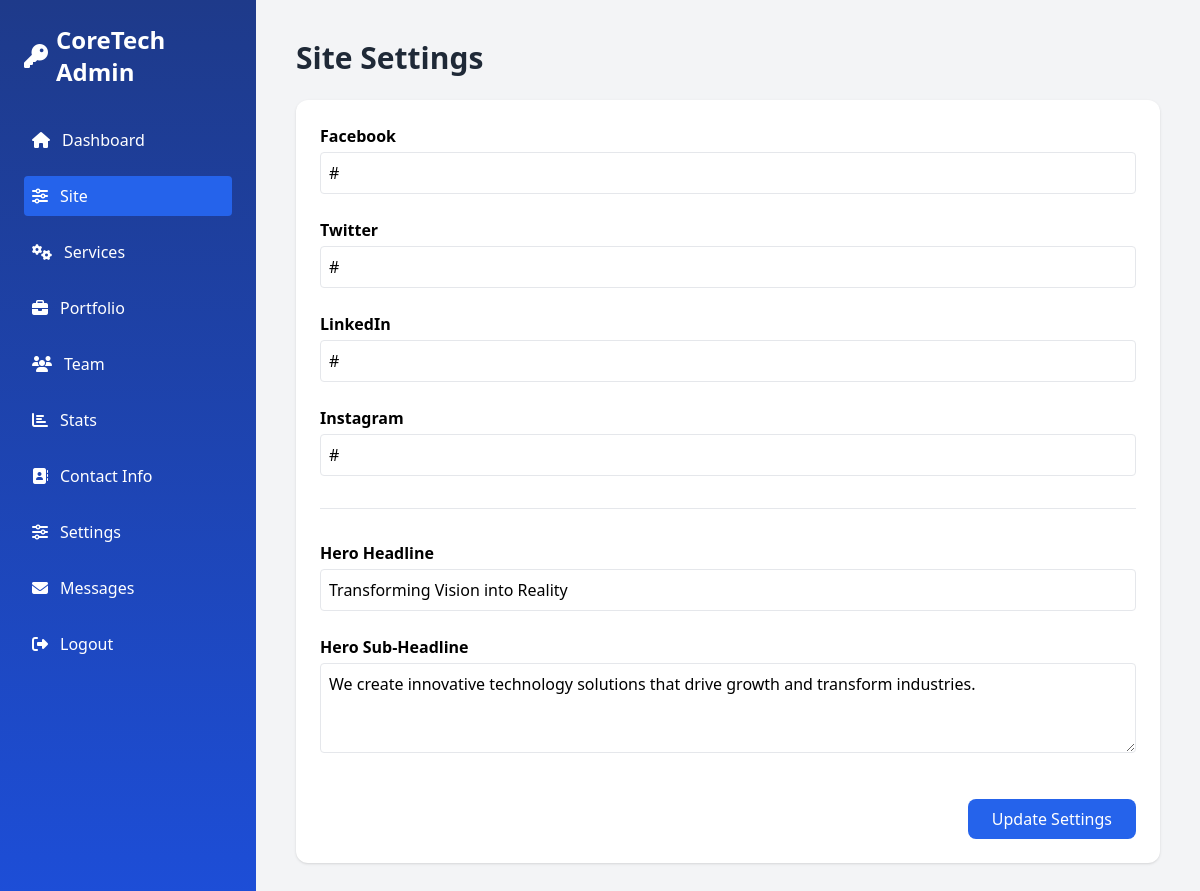
/admin/site_settings.php (signed in), run on the app's committed database.
### tables this page shows
CREATE TABLE `settings` (
  `id` int(11) NOT NULL,
  `facebook` varchar(255) DEFAULT NULL,
  `twitter` varchar(255) DEFAULT NULL,
  `linkedin` varchar(255) DEFAULT NULL,
  `instagram` varchar(255) DEFAULT NULL,
  `headline` varchar(255) NOT NULL DEFAULT 'Transforming Vision into Reality',
  `subheadline` text NOT NULL DEFAULT 'We create innovative technology solutions that drive growth and transform industries.'
);

### admin/site_settings.php (the view, shortened to what this page needs)
<?php
include("../includes/db.php");
$settingsQuery = $conn->query("SELECT * FROM settings WHERE id=1");
$siteSettings = $settingsQuery->fetch_assoc();
?>
<!DOCTYPE html>
<html lang="en">
<head>
  <script src="https://cdn.tailwindcss.com"></script>
  <link rel="stylesheet" href="https://cdnjs.cloudflare.com/ajax/libs/font-awesome/6.5.1/css/all.min.css">
</head>
<body class="bg-gray-100 font-sans">
  <div class="flex">
    <aside class="w-64 bg-gradient-to-b from-blue-900 to-blue-700 text-white h-screen p-6 fixed">
      <h2 class="text-2xl font-bold mb-8 flex items-center gap-2">
        <i class="fa-solid fa-key"></i> CoreTech Admin
      </h2>
      <nav class="space-y-4">
        <a href="dashboard.php" class="flex items-center gap-3 p-2 rounded hover:bg-blue-600"><i class="fa-solid fa-home"></i> Dashboard</a>
        <a href="site_settings.php" class="flex items-center gap-3 p-2 rounded bg-blue-600"><i class="fa-solid fa-sliders-h"></i> Site</a>
        <a href="services.php" class="flex items-center gap-3 p-2 rounded hover:bg-blue-600"><i class="fa-solid fa-cogs"></i> Services</a>
        <a href="portfolio.php" class="flex items-center gap-3 p-2 rounded hover:bg-blue-600"><i class="fa-solid fa-briefcase"></i> Portfolio</a>
        <a href="team.php" class="flex items-center gap-3 p-2 rounded hover:bg-blue-600"><i class="fa-solid fa-users"></i> Team</a>
        <a href="stats.php" class="flex items-center gap-3 p-2 rounded hover:bg-blue-600"><i class="fa-solid fa-chart-bar"></i> Stats</a>
        <a href="contact_info.php" class="flex items-center gap-3 p-2 rounded hover:bg-blue-600"><i class="fa-solid fa-address-book"></i> Contact Info</a>
        <a href="site_settings.php" class="flex items-center gap-3 p-2 rounded hover:bg-blue-600"><i class="fa-solid fa-sliders-h"></i> Settings</a>
        <a href="messages.php" class="flex items-center gap-3 p-2 rounded hover:bg-blue-600"><i class="fa-solid fa-envelope"></i> Messages</a>
        <a href="logout.php" class="flex items-center gap-3 p-2 rounded hover:bg-red-600"><i class="fa-solid fa-sign-out-alt"></i> Logout</a>
      </nav>
    </aside>
    <main class="ml-64 flex-1 p-10">
      <h1 class="text-3xl font-bold mb-6 text-gray-800">Site Settings</h1>
      <div class="bg-white p-6 rounded-xl shadow">
        <form method="post" class="grid grid-cols-1 gap-6">
          <div>
            <label class="block mb-1 font-semibold">Facebook</label>
            <input type="text" name="facebook" value="<?php echo htmlspecialchars($siteSettings['facebook'] ?? ''); ?>" class="w-full border p-2 rounded">
          </div>
          <div>
            <label class="block mb-1 font-semibold">Twitter</label>
            <input type="text" name="twitter" value="<?php echo htmlspecialchars($siteSettings['twitter'] ?? ''); ?>" class="w-full border p-2 rounded">
          </div>
          <div>
            <label class="block mb-1 font-semibold">LinkedIn</label>
            <input type="text" name="linkedin" value="<?php echo htmlspecialchars($siteSettings['linkedin'] ?? ''); ?>" class="w-full border p-2 rounded">
          </div>
          <div>
            <label class="block mb-1 font-semibold">Instagram</label>
            <input type="text" name="instagram" value="<?php echo htmlspecialchars($siteSettings['instagram'] ?? ''); ?>" class="w-full border p-2 rounded">
          </div>
          <hr class="my-2">
          <div>
            <label class="block mb-1 font-semibold">Hero Headline</label>
            <input type="text" name="headline" value="<?php echo htmlspecialchars($siteSettings['headline'] ?? ''); ?>" class="w-full border p-2 rounded" required>
          </div>
          <div>
            <label class="block mb-1 font-semibold">Hero Sub-Headline</label>
            <textarea name="subheadline" rows="3" class="w-full border p-2 rounded" required><?php echo htmlspecialchars($siteSettings['subheadline'] ?? ''); ?></textarea>
          </div>
          <div class="flex justify-end mt-4">
            <button type="submit" class="px-6 py-2 bg-blue-600 text-white rounded-lg hover:bg-blue-700">Update Settings</button>
          </div>
        </form>
      </div>
    </main>
  </div>
</body>
</html>

### data on the page
settings: facebook "#", twitter "#", linkedin "#", instagram "#", headline "Transforming Vision into Reality", subheadline "We create innovative technology solutions that drive growth and transform industries."
